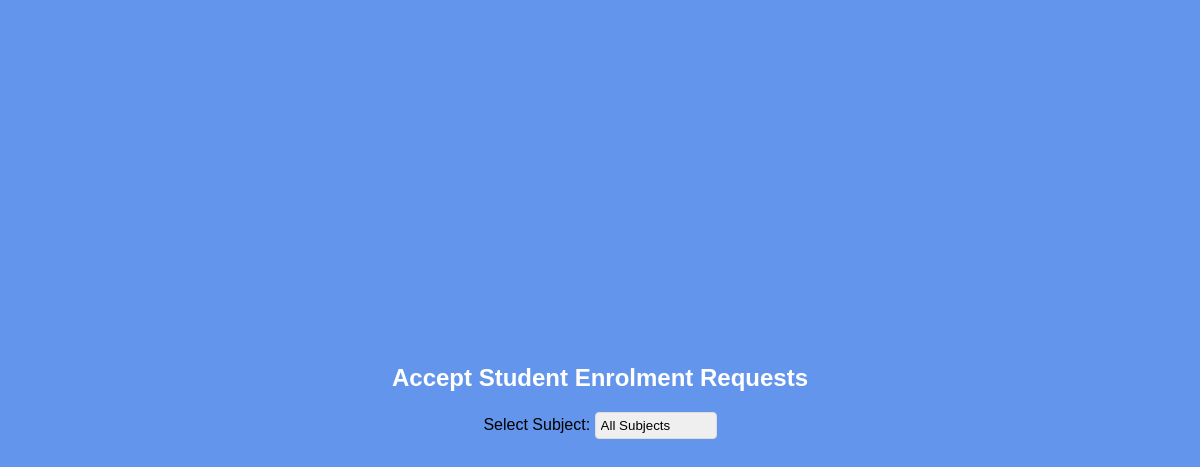
The page /requests on the database as committed earlier.
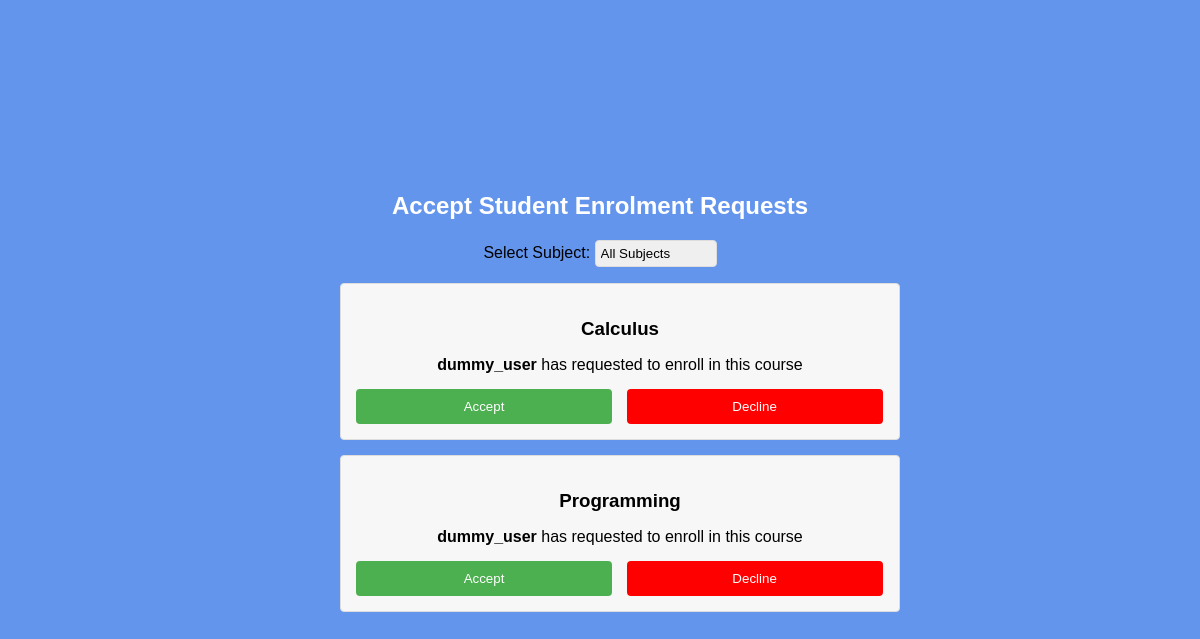
The same page on the database as committed later.
### website/models.py (models this page shows)
class Request(db.Model, UserMixin):
    __tablename__ = 'requests'
    id=db.Column(db.Integer, primary_key=True)
    user_id = db.Column(db.Integer, db.ForeignKey('users.id'))
    course_id = db.Column(db.Integer, db.ForeignKey('courses.id'))

### website/views.py (the view)
@views.route('/requests')
def display_requests():
    requests = Request.query.all()
    return render_template('acceptCourse.html', requests=requests)

### website/templates/acceptCourse.html (shortened to what this page needs)
<!DOCTYPE html>
<html lang="en">
<head>
  <link rel="stylesheet" href="../static/css/acceptIntoCourse.css">
</head>
<body>
  <div class="header">
    <h2>Accept Student Enrolment Requests</h2>
  </div>
  <div class="subjectSelection">
    <label for="subjectFilter">Select Subject: </label>
    <select id="subjectFilter" onchange="filterRequests()">
      <option value="All Subjects">All Subjects</option>
    </select>
  </div>
  <div class="requestContainer">
    <ul>
      {% for request in requests %}
      <li>
        <div class="request">
          <h3>{{ request.course_id }}</h3>
          <p><strong>{{ request.user_id }}</strong> has requested to enroll in this course</p>
          <form method="POST" action="{{ url_for('views.acceptRequest') }}" class="req-action-form">
            <input type="submit" class="acceptButton" value="Accept">
          </form>
          <form method="POST" action="{{ url_for('views.declineRequest') }}" class="req-action-form">
            <input type="submit" class="declineButton" value="Decline">
          </form>
        </div>
      </li>
      {% endfor %}
    </ul>
  </div>
</body>
</html>

### website/static/css/AcceptIntoCourse.css (style rules this page uses)
body { font-family: 'Arial', sans-serif; margin: 0; padding: 0; background-color: #6495ED; display: flex; justify-content: center; align-items: center; height: 100vh; flex-direction: column; }
.header h2 { color: #FFF; margin-bottom: 20px; text-align: center; }
.request h3 { color: #000; margin-bottom: 10px; text-align: center; }
ul { list-style-type: none; }
.requestContainer { width: 100%; max-width: 600px; }
.request { background: #F7F7F7; border: 1px solid #DDD; padding: 15px; margin-bottom: 15px; border-radius: 4px; }
.request p { margin-bottom: 15px; text-align: center; }
.acceptButton, .declineButton { padding: 10px 15px; width: 48.5%; border: none; border-radius: 4px; cursor: pointer; }
select { appearance: none; padding: 5px; border: 1px solid #ddd; border-radius: 4px; box-sizing: border-box; }
.acceptButton { background-color: #4CAF50; margin-right: 10px; color: white; }
.declineButton { background-color: #F00; color: white; }
.req-action-form { display: inline; }

Rows that differ between the two databases and show on the page:
added Request: course_id "Calculus", user_id "dummy_user"
added Request: course_id "Programming", user_id "dummy_user"
